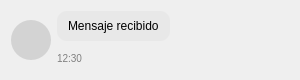
<ui version="4.0">
 <class>ReceivedMessage</class>
 <widget class="QWidget" name="ReceivedMessage">
  <property name="geometry">
   <rect>
    <x>0</x>
    <y>0</y>
    <width>300</width>
    <height>80</height>
   </rect>
  </property>
  <property name="minimumSize">
   <size>
    <width>300</width>
    <height>80</height>
   </size>
  </property>
  <layout class="QHBoxLayout" name="horizontalLayout">
   <item>
    <widget class="QLabel" name="profilePic">
     <property name="minimumSize">
      <size>
       <width>40</width>
       <height>40</height>
      </size>
     </property>
     <property name="maximumSize">
      <size>
       <width>40</width>
       <height>40</height>
      </size>
     </property>
     <property name="styleSheet">
      <string notr="true">border-radius: 20px; background-color: lightgray;</string>
     </property>
    </widget>
   </item>
   <item>
    <layout class="QVBoxLayout" name="messageLayout">
     <item>
      <widget class="QLabel" name="messageContent">
       <property name="styleSheet">
        <string notr="true">background-color: #e8e8e8; border-radius: 10px; padding: 8px;</string>
       </property>
       <property name="text">
        <string>Mensaje recibido</string>
       </property>
       <property name="wordWrap">
        <bool>true</bool>
       </property>
      </widget>
     </item>
     <item>
      <widget class="QLabel" name="timeLabel">
       <property name="styleSheet">
        <string notr="true">color: gray; font-size: 10px;</string>
       </property>
       <property name="text">
        <string>12:30</string>
       </property>
      </widget>
     </item>
    </layout>
   </item>
   <item>
    <spacer name="rightSpacer">
     <property name="orientation">
      <enum>Qt::Horizontal</enum>
     </property>
     <property name="sizeHint" stdset="0">
      <size>
       <width>40</width>
       <height>20</height>
      </size>
     </property>
    </spacer>
   </item>
  </layout>
 </widget>
 <resources/>
 <connections/>
</ui>
